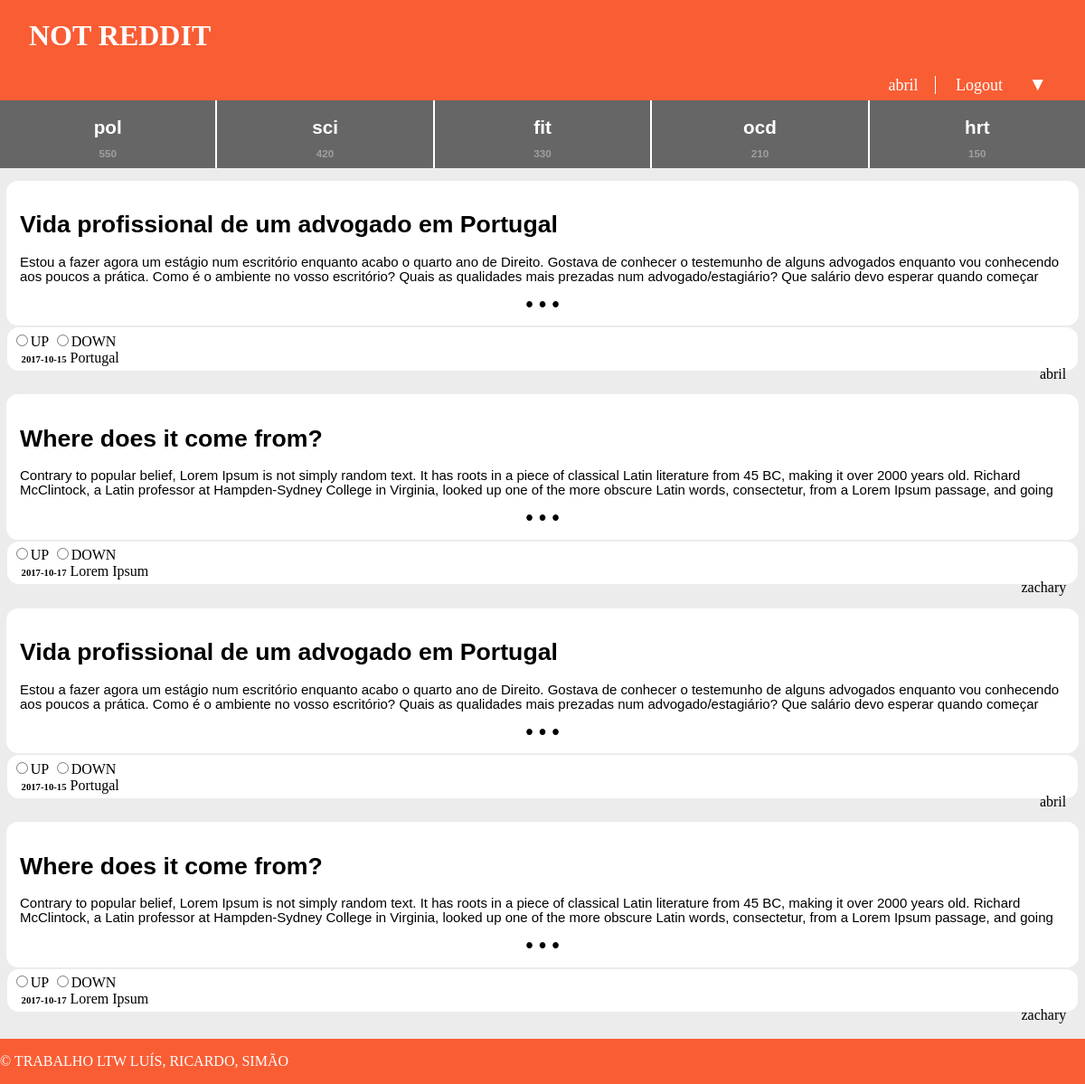
Page /pages/homepage.php (signed in) on the committed database.
### tables this page shows
CREATE TABLE Story (
  id INTEGER PRIMARY KEY,
  title VARCHAR,
  published INTEGER, -- date when the story was published in epoch format
  channel VARCHAR REFERENCES channel, -- comma separated tags
  author VARCHAR REFERENCES utilizer, -- who wrote the article
  points INTEGER DEFAULT 0,
  fulltext VARCHAR
);

CREATE TABLE UserSubscriptions (
  username VARCHAR REFERENCES utilizer,
  channel VARCHAR REFERENCES channel,
  PRIMARY KEY (username, channel)
);

### database/db_story.php (called while the page is built, shortened)
<?php
    function getMostRecentStoryFromChannel($channel){
        $db = Database::instance()->db();
        $recentStory = $db->prepare('SELECT id, title, fulltext, MAX(published) AS "published", author FROM Story  WHERE channel = ?');
        $recentStory->execute(array($channel));
        $recentStory = $recentStory->fetchAll();
        return $recentStory;
    }
?>

### database/db_channel.php (called while the page is built, shortened)
<?php
    function getSubscribedChannels($username){
        $db = Database::instance()->db();
        $subscribedChannelsQuery = $db->prepare('SELECT channel FROM UserSubscriptions WHERE username = ?');
        $subscribedChannelsQuery->execute(array($username));
        $subscribedChannelsNames = $subscribedChannelsQuery->fetchAll();
        return $subscribedChannelsNames;
    }
?>

### templates/tpl_storyCard.php (the view)
<?php
	include_once('../templates/tpl_common.php');
	include_once('../database/db_story.php');
?>
<?php function draw_storyCard($channel) { ?>
	<link rel="stylesheet" href="../css/storyCard.css">
	<?php
		$mostRecent = getMostRecentStoryFromChannel($channel);
	?>
	<button id="storyCard" onclick="window.location.href='../pages/story.php?id=<?=$mostRecent[0]['id']?>'">
		<h1> <?=$mostRecent[0]['title']?> </h1>
		<p> <?=$mostRecent[0]['fulltext']?> </p>
		<p>&bull; &bull; &bull;</p>
	</button>
	<?php draw_info_bar($mostRecent[0]['author'], $channel, $mostRecent[0]['published']) ?>
<? } ?>

### templates/tpl_common.php (shortened to what this page needs)
<?php include_once('tpl_subList.php') ?>
<?php function draw_header($username, $channel_name) { ?>
	<!DOCTYPE html>
	<html>
		<head>
			<link rel="stylesheet" href="../css/common.css">
		</head>
	<body>
		<header>
			<h1><?=$channel_name?></h1>
		<?php if($username != NULL) { ?>
			<nav id="signup">
				<a href=""><?= $username ?></li></a>
				<a href="../actions/action_logout.php">Logout</a>
				<?php draw_subscriberList() ?>
			</nav>
			<? } ?>
			</header>
<?php } ?>
<?php function convert_epoch($epoch) {
	$dt = new DateTime("@$epoch");
	return $dt;
}
?>
<?php function draw_info_bar($username, $channel, $data) { ?>
	<section id = "info_bar">
		<input type="radio" name="point" value="1">UP
		<input type="radio" name="point" value="-1">DOWN
		<div>
			<?php $data = convert_epoch($data) ?>
			<h6 id="date"><?=$data->format('Y-m-d')?></h6>
			<a id="channel" href=""><?=$channel?></a>
		</div>
		<a id="profile" href=""><?=$username?></a>
	</section>
<?php } ?>
<?php function draw_footer() { ?>
	</body>
	<footer>
		<p>&copy; TRABALHO LTW LUÍS, RICARDO, SIMÃO</p>
	</footer>
	</html>
<?php } ?>

### css/common.css (style rules this page uses)
body { position: relative; margin: 0; padding-bottom: 5em; min-height: 100%; background-color: #ececec; }
body > header { display: grid; grid-template-columns: 1fr auto; grid-template-rows: auto auto; background-color: #f95d34; color: white; }
body > header h1 { padding-left: 1em; grid-column: 1; grid-row: 1; }
body > header #signup { padding-right: 2em; padding-bottom: 5px; grid-column: 2; grid-row: 2; font-size: 18px; }
body > header > #signup > a:first-child { border-right: 1px solid white; }
body > header > #signup > a { padding: 0 1em; color: white; text-decoration: none; }
body > header #signup > a:first-child { padding-left: 0; }
#info_bar { background-color: white; border: none; border-radius: 13px; margin: 2px 0.5em 0em 0.5em; padding: 0.3em; }
#date { padding-left: 1em; display: inline; }
#channel { padding-right: 1em; color: black; text-decoration: none; }
#profile { float: right; padding-left: 0em; padding-right: 0.5em; color: black; text-decoration: none; }
footer { position: absolute; right: 0; bottom: 0; left: 0; width: 100%; background-color: #f95d34; color: white; }

### css/storyCard.css (style rules this page uses)
#storyCard { background-color: white; border: 2px solid white; border-radius: 13px; margin: 1em 0.5em 0em 0.5em; padding: 1em; }
#storyCard h1 { text-align: left; }
#storyCard p { overflow: hidden; line-height: 16px; max-height: 32px; text-align: left; font-size: 15px; }
#storyCard p:last-child { text-align: center; font-size: 173%; font-weight: bolder; margin-top: 0; margin-bottom: 0; }

### rows in the picture
story: title "Vida profissional de um advogado em Portugal Vida profissional de um advogado em Portugal", fulltext "Estou a fazer agora um estágio num escritório enquanto acabo o quarto ano de Direito. Gostava de conhecer o testemunho de alguns advogados enquanto vou conhecendo aos poucos a prática. Como é o ambiente no vosso escritório? Quais as qualidades mais prezadas num advogado/estagiário? Que salário devo esperar quando começar Estou a fazer agora um estágio num escritório enquanto acabo o quarto ano de Direito. Gostava de conhecer o testemunho de alguns advogados enquanto vou conhecendo aos poucos a prática. Como é o ambiente no vosso escritório? Quais as qualidades mais prezadas num advogado/estagiário? Que salário devo esperar quando começar…", author "abril abril"
usersubscriptions: channel "Portugal"
story: title "Where does it come from? Where does it come from?", fulltext "Contrary to popular belief, Lorem Ipsum is not simply random text. It has roots in a piece of classical Latin literature from 45 BC, making it over 2000 years old. Richard McClintock, a Latin professor at Hampden-Sydney College in Virginia, looked up one of the more obscure Latin words, consectetur, from a Lorem Ipsum passage, and going Contrary to popular belief, Lorem Ipsum is not simply random text. It has roots in a piece of classical Latin literature from 45 BC, making it over 2000 years old. Richard McClintock, a Latin professor at Hampden-Sydney College in Virginia, looked up one of the more obscure Latin words, consectetur, from a Lorem Ipsum passage, and going…", author "zachary zachary"

### other values in the picture
$channel_name "NOT REDDIT"
$username "abril"
$channellist[$i] "pol"
$numsubs[$i] "550"
$channellist[$i] "sci"
$numsubs[$i] "420"
$channellist[$i] "fit"
$numsubs[$i] "330"
$channellist[$i] "ocd"
$numsubs[$i] "210"
$channellist[$i] "hrt"
$numsubs[$i] "150"
$data->format('Y-m-d') "2017-10-15 2017-10-17 2017-10-15 2017-10-17"
$channel "Lorem Ipsum Portugal Lorem Ipsum"
